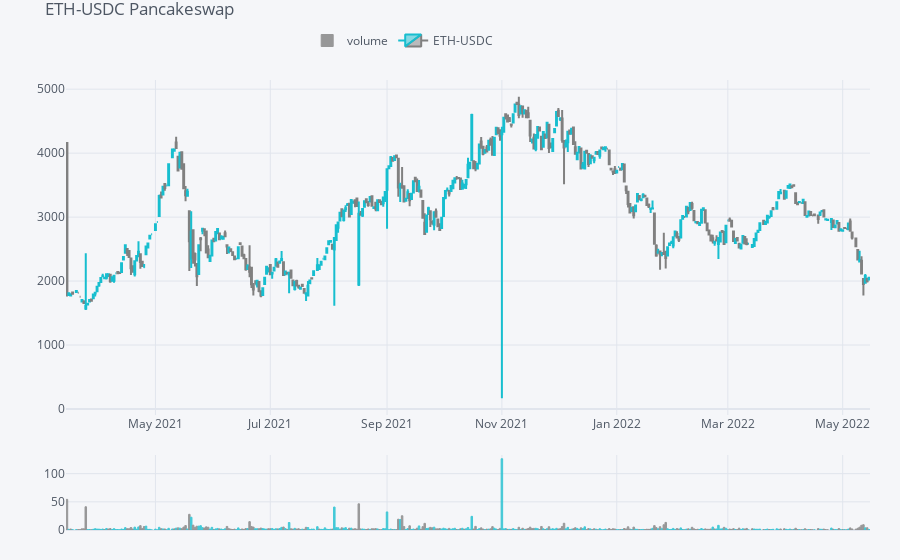

Here is the notebook cell this chart was saved with:
### Markdown cell above
## Volume chart

The main benefit is having the trade volume (V in OHLCV) automatically rendered in the diagrams,
 as you would have on any trading view.

### Code cell
import cufflinks as cf

# Needed for Sphinx/Jupyter/Pycharm compatibility
# See https://github.com/santosjorge/cufflinks/issues/267
cf.go_offline()

# Tell Cufflinks which data column to use as X axis for the daigram
eth_usdc_pair = eth_usdc_pair.set_axis(eth_usdc_pair["timestamp"], axis="index")

quant_chart = cf.QuantFig(
    eth_usdc_pair,
    title='ETH-USDC Pancakeswap',
    legend='top',
    name='ETH-USDC')
quant_chart.add_volume()
quant_chart.iplot()

### Figure 1 — Plotly figure (JSON) as saved in the notebook; plotly's stock layout.template omitted (floating-point values rounded to 4 significant figures; data arrays with more than 128 entries replaced by an {"elided": "..."} marker saying what was removed)
{"data": [{"marker": {"color": {"elided": "416 str values"}, "line": {"color": {"elided": "416 str values"}, "width": 1}}, "name": "volume", "opacity": 0.8, "orientation": "v", "text": "", "x": {"elided": "416 str values"}, "y": {"elided": "416 float values"}, "yaxis": "y3", "type": "bar"}, {"close": {"elided": "416 float values"}, "decreasing": {"line": {"color": "#808080"}}, "high": {"elided": "416 float values"}, "increasing": {"line": {"color": "#17BECF"}}, "low": {"elided": "416 float values"}, "name": "ETH-USDC", "open": {"elided": "416 float values"}, "showlegend": true, "x": {"elided": "416 str values"}, "yaxis": "y2", "type": "candlestick"}], "layout": {"legend": {"bgcolor": "#F5F6F9", "font": {"color": "#4D5663"}, "orientation": "h", "x": 0.3, "y": 0.95, "yanchor": "bottom"}, "margin": {"b": 30, "l": 30, "r": 30, "t": 30}, "paper_bgcolor": "#F5F6F9", "plot_bgcolor": "#F5F6F9", "showlegend": true, "title": {"font": {"color": "#4D5663"}, "text": "ETH-USDC Pancakeswap"}, "xaxis": {"anchor": "y2", "gridcolor": "#E1E5ED", "rangeselector": {"bgcolor": "rgba(150, 200, 250, 1)", "buttons": [{"count": 1, "label": "1m", "step": "month", "stepmode": "backward"}, {"count": 1, "label": "1y", "step": "year", "stepmode": "backward"}], "font": {"size": 13}, "visible": false, "x": 0, "y": 0.9}, "rangeslider": {"visible": false, "yaxis2": {}, "yaxis3": {}}, "showgrid": true, "tickfont": {"color": "#4D5663"}, "title": {"font": {"color": "#4D5663"}, "text": ""}, "zerolinecolor": "#E1E5ED", "type": "date", "range": ["2021-03-14 12:00", "2022-05-15 12:00"], "autorange": true}, "yaxis": {"gridcolor": "#E1E5ED", "showgrid": true, "showticklabels": false, "tickfont": {"color": "#4D5663"}, "title": {"font": {"color": "#4D5663"}, "text": ""}, "zerolinecolor": "#E1E5ED"}, "yaxis3": {"domain": [0, 0.15], "gridcolor": "#E1E5ED", "showgrid": true, "tickfont": {"color": "#4D5663"}, "title": {"font": {"color": "#4D5663"}, "text": ""}, "zerolinecolor": "#E1E5ED", "type": "linear", "range": [0, 133.1], "autorange": true}, "yaxis2": {"domain": [0.23, 0.9], "gridcolor": "#E1E5ED", "showgrid": true, "tickfont": {"color": "#4D5663"}, "title": {"font": {"color": "#4D5663"}, "text": ""}, "zerolinecolor": "#E1E5ED", "range": [-93.84, 5143.0], "autorange": true}, "autosize": true}}
